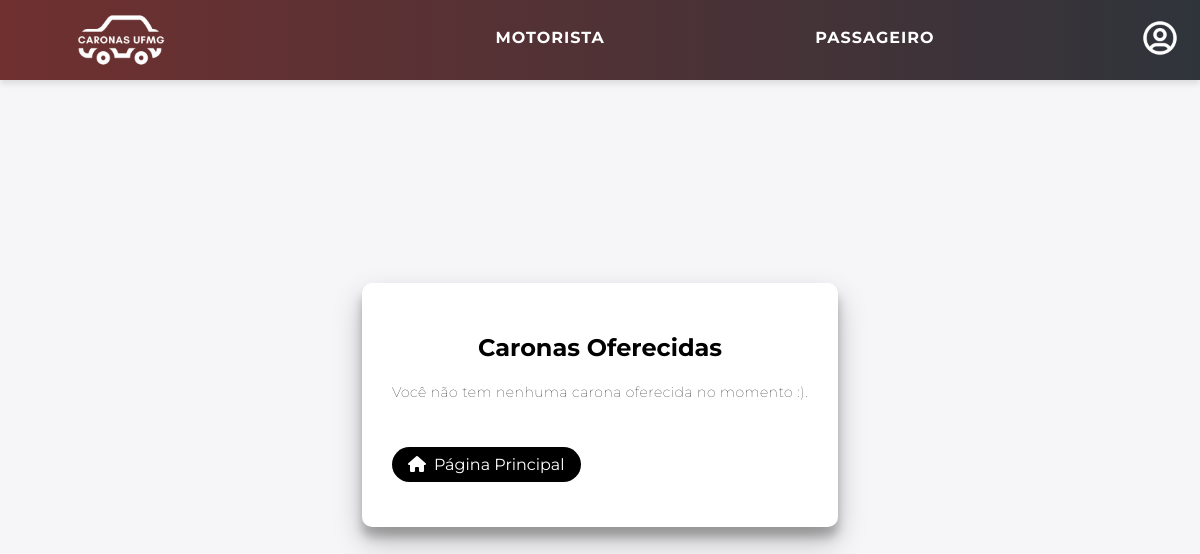
Page /visualizar_caronas/ (signed in) on the earlier database version.
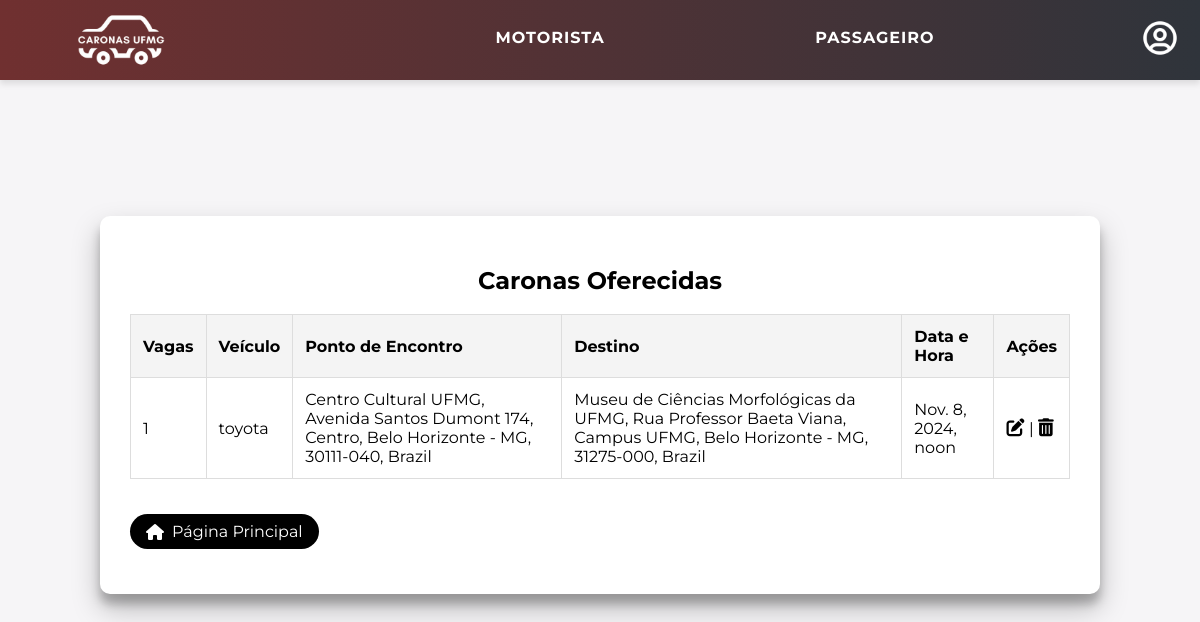
Same page on the later database version.
### polls/models.py (models this page shows, shortened)
class Carona(models.Model):
    cpf_motorista = models.ForeignKey('Usuario', on_delete=models.CASCADE)  # Chave estrangeira para Usuario
    quantidade = models.IntegerField()
    veiculo = models.ForeignKey('Veiculo', on_delete=models.CASCADE)  # Chave estrangeira para Veiculo
    ponto_encontro = models.CharField(max_length=255)
    destino = models.CharField(max_length=255)
    data_hora = models.DateTimeField()  # Campo para data e hora

class Veiculo(models.Model):
    cpf_motorista = models.ForeignKey('Usuario', on_delete=models.CASCADE, default='0.00000000')  # Chave estrangeira para Usuario
    placa = models.CharField(max_length=7, primary_key=True)  # A placa será a chave primária, portanto, deve ser única
    modelo = models.CharField(max_length=50)  # Campo para o modelo do veículo
    cor = models.CharField(max_length=20)  # Campo para a cor do veículo

### polls/views.py (the view)
# urls.py: path('visualizar_caronas/', views.visualizar_caronas, name='visualizar_caronas'),
def visualizar_caronas(request):
    cpf = request.session['cpf']
    try: veiculo = Veiculo.objects.get(cpf_motorista = cpf)
    except Veiculo.DoesNotExist : return HttpResponse("Nenhum veículo cadastrado nesse CPF")
    caronas = Carona.objects.filter(cpf_motorista = cpf)
    return render(request, 'mysite/visualizarcaronas.html', {'caronas': caronas})

### polls/templates/mysite/visualizarcaronas.html (shortened to what this page needs)
{% extends 'mysite/base.html' %}
{% load static %}
{% block extra_css %}
    <link rel="stylesheet" href="{% static 'css/visualizarcarona.css' %}">
	<link rel="stylesheet" href="https://cdnjs.cloudflare.com/ajax/libs/font-awesome/6.0.0-beta3/css/all.min.css">
{% endblock %}
{% block content %}
    <main>
        <h2>Caronas Oferecidas</h2>
        {% if caronas %}
            <div class="table-container">
                <table>
                    <thead>
                        <tr>
                            <th>Vagas</th>
                            <th>Veículo</th>
                            <th>Ponto de Encontro</th>
                            <th>Destino</th>
                            <th>Data e Hora</th>
                            <th>Ações</th>
                        </tr>
                    </thead>
                    <tbody>
                        {% for carona in caronas %}
                            <tr class="carona-row">
                                <td>{{ carona.quantidade }}</td>
                                <td>{{ carona.veiculo.modelo}}</td>
                                <td>{{ carona.ponto_encontro }}</td>
                                <td>{{ carona.destino }}</td>
                                <td>{{ carona.data_hora }}</td>
                                <td>
                                    <a href="{% url 'editar_carona' carona.id %}">
                                        <i class="fas fa-edit"></i>
                                    </a> |
                                    <a href="#" onclick="showPopup({{ carona.id }})">
                                        <i class="fas fa-trash-alt"></i>
                                    </a>
                                </td>
                            </tr>
                        {% endfor %}
                    </tbody>
                </table>
            </div>
        {% else %}
            <p>Você não tem nenhuma carona oferecida no momento :).</p>
        {% endif %}
        <a href="{% url 'home' %}" class="home-link">
			<i class="fas fa-home"></i> Página Principal
		</a>
    </main>
{% endblock %}

### polls/templates/mysite/base.html (shortened to what this page needs)
<!DOCTYPE html>
<html lang="pt-br">
<head>
    {% load static %}
    <link rel="stylesheet" href="{% static 'css/base.css' %}">
    {% block extra_css %}{% endblock %}
</head>
<body>
	<header>
		<nav class="navbar">
			<ul class="nav-left">
				<li>
					<a href="{% url 'home' %}">
						<img src="{% static 'images/logo.png' %}" alt="Logo" class="nav-logo">
					</a>
				</li>
			</ul>
			{%if request.session.cpf%}
			<div class="dropdown">
				<button class="dropbtn">Motorista</button>
			</div>
			<div class="dropdown">
				<button class="dropbtn">Passageiro</button>
			</div>
			{%endif%}
			<ul class="nav-right">
				{% if request.session.cpf %}
						<div class = "menu-item">
							<img src="{% static 'images/user-circle.png' %}" alt="Menu" class="dropdown-img-btn">
						</div>
				{% endif%}
			</ul>
		</nav>
	</header>
    <div class="content">
        {% block content %}{% endblock %}
    </div>
</body>
</html>

### static/css/base.css (style rules this page uses)
* { box-sizing: border-box; }
html, body { height: 100%; overflow: auto; }
body { background: #f6f5f7; display: flex; justify-content: center; align-items: center; flex-direction: column; font-family: 'Montserrat', sans-serif; }
h2 { text-align: center; }
a { color: #333; font-size: 18px; text-decoration: none; margin: 15px 0; }
button { margin-top: 30px; border-radius: 20px; border: 1px solid #C77966; background-color: #C77966; color: #FFFFFF; font-size: 16px; font-weight: bold; padding: 12px 45px; letter-spacing: 1px; text-transform: uppercase; transition: transform 80ms ease-in; }
.navbar { background: -webkit-linear-gradient(to right, #703030,#2F343B); background: linear-gradient(to right, #703030,#2F343B); display: flex; justify-content: space-between; align-items: center; padding: 0px 20px; height: 80px; color: #fff; box-shadow: 0 4px 6px rgba(0,0,0,0.1); position: fixed; width: 100%; top: 0; left: 0; z-index: 1500; }
.nav-left, .nav-right { list-style: none; display: flex; gap: 20px; }
.nav-left li, .nav-right li { display: inline; }
.nav-left a, .nav-right a { display: flex; align-items: center; color: white; text-decoration: none; font-weight: bold; padding: 0px 15px; transition: color 0.3s ease; font-size: 18px; }
.content { padding-top: 50px; }
.dropbtn { background-color:transparent; border: none; cursor: pointer; margin-top: -5px; font-family: 'Montserrat', sans-serif; }
.dropdown { position: relative; }
.dropdown-img-btn { width: 40px; height: 40px; cursor: pointer; }
.nav-right { position: relative; color: #333; font-weight: normal; }
.nav-logo { height: 90px; max-width: 100px; margin-right: 150px; object-fit: contain; }

### staticfiles/css/visualizarcarona.css (style rules this page uses)
* { box-sizing: border-box; }
html, body { height: 100%; overflow: hidden; }
body { background: #f6f5f7; display: flex; justify-content: center; align-items: center; flex-direction: column; font-family: 'Montserrat', sans-serif; height: 100vh; margin: -20px 0 50px; }
button { margin-top: 30px; border-radius: 20px; border: 1px solid #2F343B; background-color: #703030; color: #FFFFFF; font-size: 16px; font-weight: bold; padding: 12px 45px; letter-spacing: 1px; text-transform: uppercase; transition: transform 80ms ease-in; text-decoration: none; }
main { background-color: #fff; border-radius: 10px; box-shadow: 0 14px 28px rgba(0,0,0,0.25), 0 10px 10px rgba(0,0,0,0.22); padding: 30px; max-width: 1000px; width: 100%; }
table { width: 100%; border-collapse: collapse; margin-bottom: 20px; }
th, td { padding: 12px; text-align: left; border: 1px solid #ddd; }
th { background-color: #f4f4f4; font-weight: bold; }
a { color: black; text-decoration: none; }
table tbody tr:nth-child(odd) { background-color: #fff; }
.home-link { display: inline-flex; align-items: center; font-size: 16px; padding: 8px 16px; background-color: black; color: white; border-radius: 25px; text-decoration: none; transition: background-color 0.3s, transform 0.3s; }
.home-link i { margin-right: 8px; }

Differences in the rows shown:
added Carona: quantidade "1", veiculo.modelo "toyota", ponto_encontro "Centro Cultural UFMG, Avenida Santos Dumont 174, Centro, Belo Horizonte - MG, 30111-040, Brazil", destino "Museu de Ciências Morfológicas da UFMG, Rua Professor Baeta Viana, Campus UFMG, Belo Horizonte - MG, 31275-000, Brazil", data_hora "Nov. 8, 2024, noon"
Other differences:
text no longer shown: "Você não tem nenhuma carona oferecida no momento :)."
text now shown: "Vagas Veículo Ponto de Encontro Destino Data e Hora Ações"
